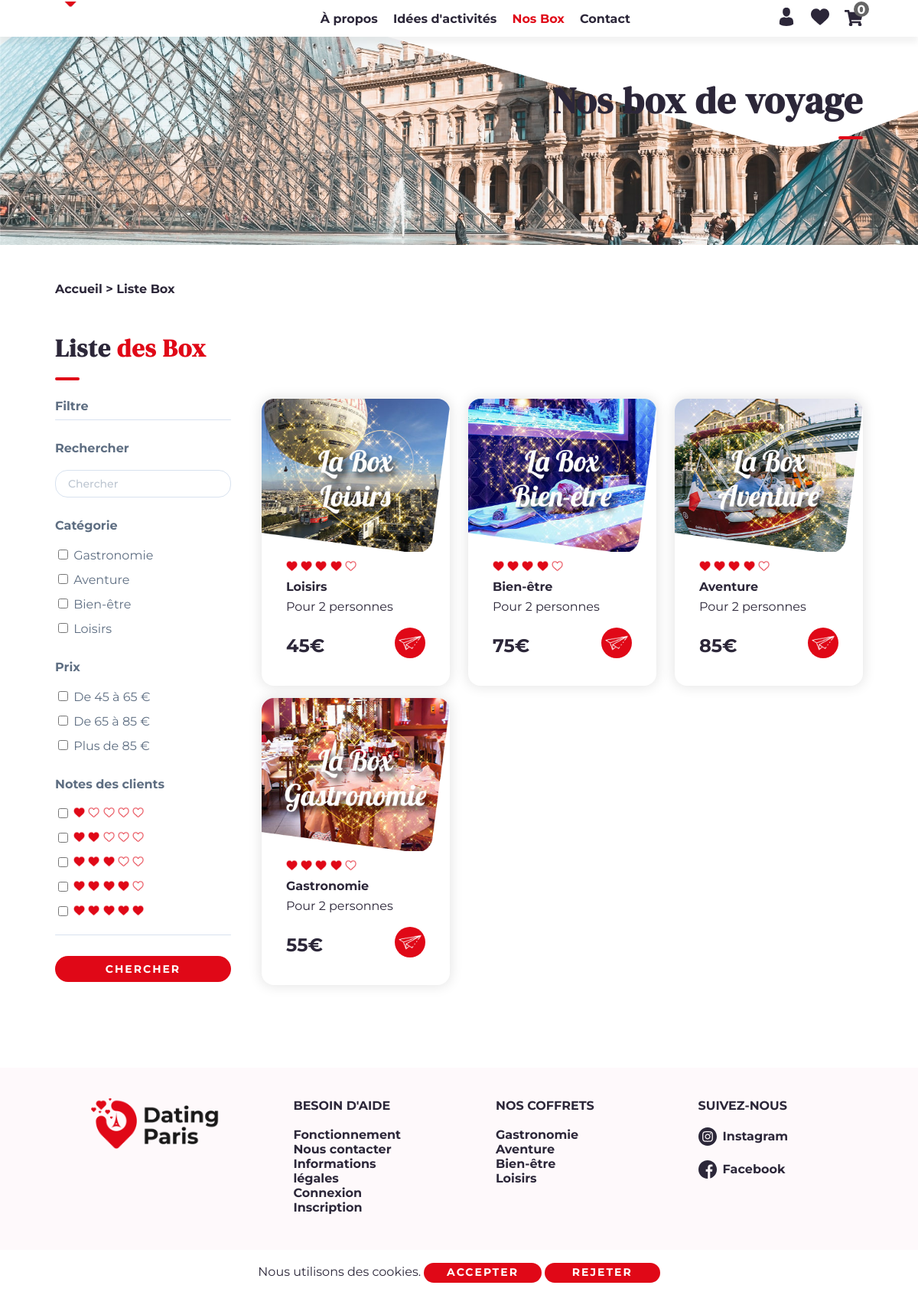
Screenshot of /liste-box (signed in) with the database file from the repository.
### tables this page shows
CREATE TABLE `produit` (
  `id_produit` int(11) NOT NULL,
  `titre` varchar(255) NOT NULL,
  `description` text NOT NULL,
  `photo` varchar(255) NOT NULL,
  `prix` float NOT NULL,
  `stock` int(11) NOT NULL
);

### liste-box.php (the view, shortened to what the rows shown need)
<?php
require_once("include/init.php");
$element_par_page = 12;
$pdo_statement = $pdo_object->prepare("SELECT * FROM produit");
$pdo_statement->execute();
$nb_total_elements = $pdo_statement->rowCount();
$nb_pages = ceil($nb_total_elements / $element_par_page);
if (isset($_GET['page'])) {
    $page_actuelle = $_GET['page'];
    if ($page_actuelle > $nb_pages) {
        $page_actuelle = $nb_pages;
    }
}
else {
    $page_actuelle = 1;
}
$premiere_element = ($page_actuelle - 1) * $element_par_page;
$query_elements = "SELECT * FROM produit ORDER BY id_produit DESC LIMIT " . $premiere_element . ", " . $element_par_page;
$pdo_statement = $pdo_object->prepare($query_elements);
$pdo_statement->execute();
$pdo_statement_2 = $pdo_object->prepare("SELECT * FROM produit");
$pdo_statement_2->execute();
require_once("include/header.php");
?>
        <div id="content_davy">
            <link rel="stylesheet" href="<?= URL ?>/include/css/style_intro_2.css">
            <link rel="stylesheet" href="<?= URL ?>/include/css/style_cadre.css">
            <link rel="stylesheet" href="<?= URL ?>/include/css/style_accordion.css">
            <div class="block_anime_scroll_relative_content_1_davy">
                <div class="anime_scroll_relative_content_1_1_davy anime_scroll_relative_content_1_davy container">
                    <h1>Nos box de voyage</h1>
                </div>
            </div>
            <div class="container mt-5 mb-3">
                <h2 class="h2_moyen_davy">Liste <span class="color_red_davy serif_davy">des Box</span></h2>
            </div>
            <div class="container">
                <div class="row">
                    <div class="col-lg-9 col-md-8 mb-3">
                        <div id="content_produit_davy" class="row">
                        <?php if (isset($_POST['chercher'])) : ?>
                            <?php while ($produit_chercher_array = $pdo_statement_2->fetch(PDO::FETCH_ASSOC)) : ?>
                            <?php if ((!empty($_POST['plus_de_85']) && ($produit_chercher_array["prix"] >= 85)) || (!empty($_POST['de_65_a_85']) && ($produit_chercher_array["prix"] >= 65 && $produit_chercher_array["prix"] <= 85)) || (!empty($_POST['de_45_a_65']) && ($produit_chercher_array["prix"] >= 45 && $produit_chercher_array["prix"] <= 65)) || (!empty($_POST['gastronomie']) && ((find_davy($produit_chercher_array["titre"], $_POST['gastronomie']) == 1))) || (!empty($_POST['aventure']) && ((find_davy($produit_chercher_array["titre"], $_POST['aventure']) == 1))) || (!empty($_POST['bien_etre']) && ((find_davy($produit_chercher_array["titre"], $_POST['bien_etre']) == 1))) || (!empty($_POST['loisirs']) && ((find_davy($produit_chercher_array["titre"], $_POST['loisirs']) == 1))) || (!empty($_POST['mot_chercher']) && ((find_davy($produit_chercher_array["titre"], $_POST['mot_chercher']) == 1) || (find_davy($produit_chercher_array["description"], $_POST['mot_chercher']) == 1)))) : ?>
                            <div class="col-lg-4 col-md-6 mb-3">
                                <div class="cadre_davy">
                                    <div class="image_cadre_davy">
                                        <img src="<?= URL ?>/images/<?= $produit_chercher_array['photo'] ?>" class="image_cadre_2_davy" alt="<?= $produit_chercher_array['photo'] ?>">
                                        <img src="<?= URL ?>/images/cadre-2-min.png" class="image_cadre_1_davy" alt="Cadre">
                                    </div>
                                    <p class="texte_cadre_davy">
                                        <img src="<?= URL ?>/images/icon-coeur-min.png" class="image_cadre_note_davy" alt="Icon coeur">
                                        <img src="<?= URL ?>/images/icon-coeur-min.png" class="image_cadre_note_davy" alt="Icon coeur">
                                        <img src="<?= URL ?>/images/icon-coeur-min.png" class="image_cadre_note_davy" alt="Icon coeur">
                                        <img src="<?= URL ?>/images/icon-coeur-min.png" class="image_cadre_note_davy" alt="Icon coeur">
                                        <img src="<?= URL ?>/images/icon-coeur-vide-min.png" class="image_cadre_note_davy" alt="Icon coeur">
                                        <br>
                                        <strong><?= $produit_chercher_array['titre'] ?></strong><br>
                                        Pour 2 personnes<br><br>
                                        <strong class="prix_cadre_davy"><?= $produit_chercher_array['prix'] ?>€</strong>
                                        <a href="<?= URL ?>/box=<?= $produit_chercher_array['id_produit'] ?>" title="<?= URL ?>/box=<?= $produit_chercher_array['id_produit'] ?>"><i class="icon_cadre_davy"><img src="<?= URL ?>/images/icon-voir-min.png" class="image_cadre_icon_davy" alt="Icon voir"></i></a>
                                    </p>
                                </div>
                            </div>
                            <?php endif; ?>
                            <?php endwhile; ?>
                        <?php else : ?>
                            <?php if ($pdo_statement->rowCount() > 0) : ?>
                            <?php while ($produit_array = $pdo_statement->fetch(PDO::FETCH_ASSOC)) : ?>
                            <div class="col-lg-4 col-md-6 mb-3">
                                <div class="cadre_davy">
                                    <div class="image_cadre_davy">
                                        <img src="<?= URL ?>/images/cadre-2-min.png" class="image_cadre_1_davy" alt="Cadre">
                                    </div>
                                    <p class="texte_cadre_davy">
                                        <img src="<?= URL ?>/images/icon-coeur-min.png" class="image_cadre_note_davy" alt="Icon coeur">
                                        <img src="<?= URL ?>/images/icon-coeur-min.png" class="image_cadre_note_davy" alt="Icon coeur">
                                        <img src="<?= URL ?>/images/icon-coeur-min.png" class="image_cadre_note_davy" alt="Icon coeur">
                                        <img src="<?= URL ?>/images/icon-coeur-min.png" class="image_cadre_note_davy" alt="Icon coeur">
                                        <img src="<?= URL ?>/images/icon-coeur-vide-min.png" class="image_cadre_note_davy" alt="Icon coeur">
                                        <br>
                                        <strong><?= $produit_array['titre'] ?></strong><br>
                                        Pour 2 personnes<br><br>
                                        <strong class="prix_cadre_davy"><?= $produit_array['prix'] ?>€</strong>
                                        <a href="<?= URL ?>/box=<?= $produit_array['id_produit'] ?>" title="<?= URL ?>/box=<?= $produit_array['id_produit'] ?>"><i class="icon_cadre_davy"><img src="<?= URL ?>/images/icon-voir-min.png" class="image_cadre_icon_davy" alt="Icon voir"></i></a>
                                    </p>
                                </div>
                            </div>
                            <?php endwhile; ?>
                            <?php else : ?>
                            <p>Aucun produit</p>
                            <?php endif; ?>
                        <?php endif; ?>
                        </div>
                    </div>
                </div>
            </div>
        </div>
<?php
require_once("include/footer.php");
?>

### include/footer.php (shortened to what the rows shown need)
<?php
require_once("include/init.php");
$pdo_statement = $pdo_object->prepare("SELECT * FROM produit");
$pdo_statement->execute();
?>
        <footer>
            <div class="container-fluid background_beige_davy">
                <div class="container pt-4">
                    <div class="row">
                        <div class="col-lg-3 col-md-4 px-5 py-3">
                            <strong>NOS COFFRETS</strong><br><br>
                            <?php if ($pdo_statement->rowCount() > 0) : ?>
                            <?php while ($produit_array = $pdo_statement->fetch(PDO::FETCH_ASSOC)) : ?>
                            <a href="<?= URL ?>/box=<?= $produit_array['id_produit'] ?>" title="<?= URL ?>/box=<?= $produit_array['id_produit'] ?>"><?= $produit_array['titre'] ?></a><br>
                            <?php endwhile; ?>
                            <?php else : ?>
                            Aucun produit
                            <?php endif; ?>
                        </div>
                    </div>
                </div>
            </div>
        </footer>
    </body>
</html>

### rows the page displays
produit: titre "Loisirs", prix "45"
produit: titre "Bien-être", prix "75"
produit: titre "Aventure", prix "85"
produit: titre "Gastronomie", prix "55"
